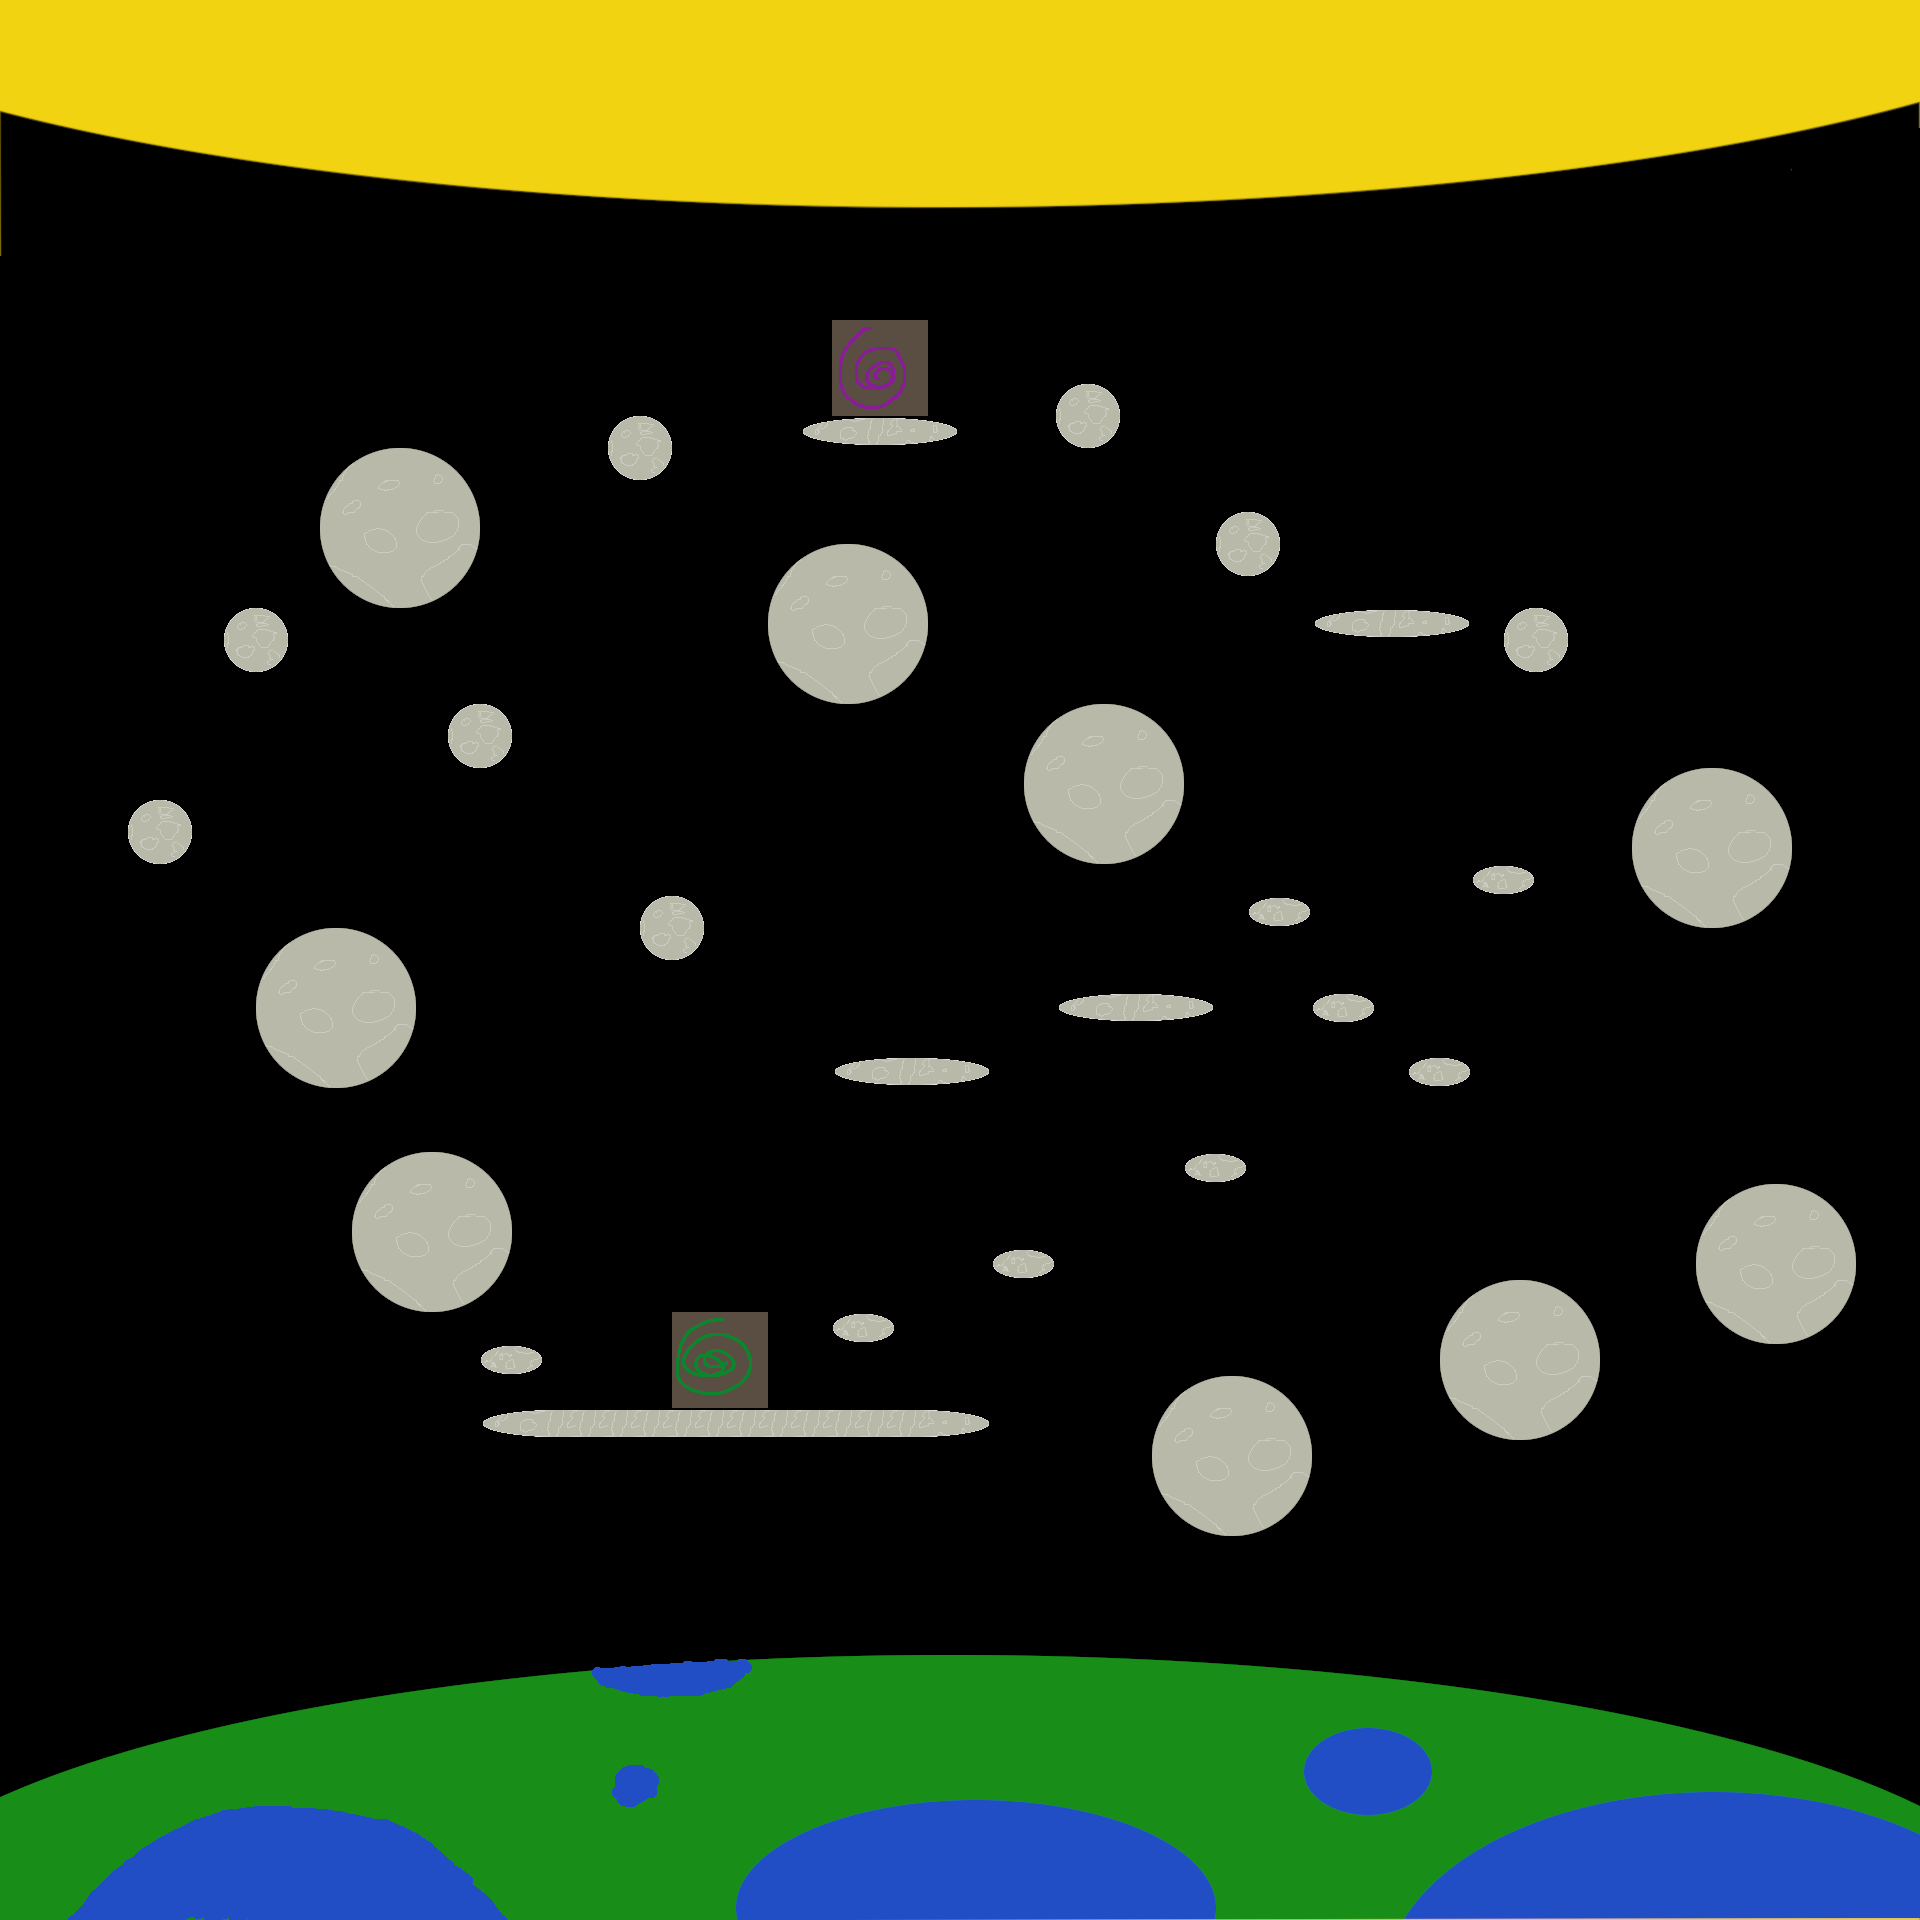

The image is a tile-based game level rendered from a .tmx file. Its description and source (layers, tilesets, objects; grid data summarised) follow:
An orthogonal 60x60 tile map with 32x32 px tiles, 2 tile layers (Background, Main), 2 tilesets.

<map version="1.8" tiledversion="1.8.2" orientation="orthogonal" renderorder="right-down" width="60" height="60" tilewidth="32" tileheight="32" infinite="0" nextlayerid="3" nextobjectid="1">
 <editorsettings>
  <export target="space.json" format="json" />
 </editorsettings>
 <tileset firstgid="1" name="space" tilewidth="32" tileheight="32" tilecount="1980" columns="60">
  <image source="space.png" width="1920" height="1080" />
 </tileset>
 <tileset firstgid="1981" source="spaceship.tsx" />
 <layer id="1" name="Background" width="60" height="60">
  <properties>
   <property name="Collidable" type="bool" value="false" />
   <property name="Depth" type="int" value="0" />
  </properties>
  <data>[3600 cells, 3600 non-empty, 1314 distinct tile ids]</data>
 </layer>
 <layer id="2" name="Main" width="60" height="60">
  <properties>
   <property name="Collidable" type="bool" value="true" />
   <property name="Depth" type="int" value="1" />
  </properties>
  <data>[3600 cells, 309 non-empty, 36 distinct tile ids]</data>
 </layer>
</map>